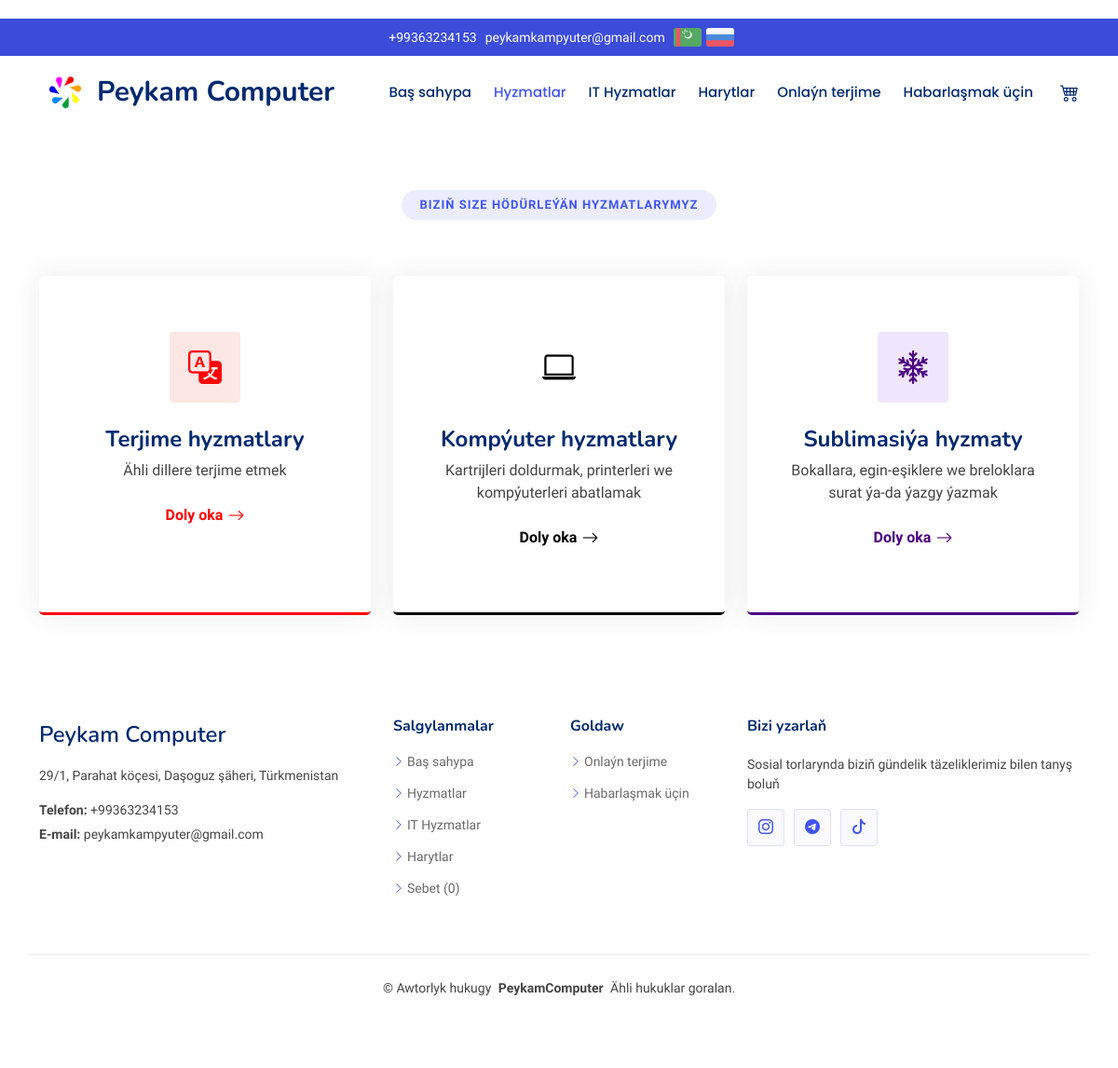
The page /tm/services/ on the database its author committed.
### main/models.py (models this page shows, shortened)
class Info(models.Model):
    logo_name = models.CharField(max_length = 500, blank=True)
    title_name = models.CharField(max_length = 500, blank=True)
    title_name_russian = models.CharField(max_length = 500, blank=True)
    email_1 = models.CharField(max_length = 500, blank=True)
    email_2 = models.CharField(max_length = 500, blank=True)
    phone_1 = models.CharField(max_length = 500, blank=True)
    phone_2 = models.CharField(max_length = 500, blank=True)
    address_1 = models.CharField(max_length = 500, blank=True)
    address_1_russian = models.CharField(max_length = 500, blank=True)
    address_2 = models.CharField(max_length = 500, blank=True)
    address_2_russian = models.CharField(max_length = 500, blank=True)
    work_hours = models.CharField(max_length = 500, blank=True)
    instagram_link = models.CharField(max_length = 500, blank=True)
    tiktok_link = models.CharField(max_length = 500, blank=True)
    telegram_link = models.CharField(max_length = 500, blank=True)
    class Meta:
        verbose_name = "Site info"
        verbose_name_plural = "Site info"

class Service(models.Model):
    icon = models.CharField(max_length = 100, blank=True)
    color = models.CharField(max_length = 100, blank=True)
    title = models.CharField(max_length = 250, blank=True)
    short_description = models.TextField(blank=True)
    full_description = models.TextField(blank=True)
    title_russian = models.CharField(max_length = 250, blank=True)
    short_description_russian = models.TextField(blank=True)
    full_description_russian = models.TextField(blank=True)
    image = models.ImageField(upload_to='images', blank=True)
    image_russian = models.ImageField(upload_to='images', blank=True)

### main/views.py (the view)
# urls.py: path('tm/services/', views.services, name="services"),
def services(request):
    page = "services"
    language = "turkmen"
    services = Service.objects.all()
    context = {
        'page': page,
        'language': language,
        'services': services,
    }
    context['title_name'] = "Peykam | Hyzmatlar"
    return render(request, 'turkmen/services.html', context)

### main/templatetags/custom_filters.py (called while the page is built)
@register.filter
def to_rgb(value):
    value = tuple(webcolors.name_to_rgb(value)) + (0.1,)
    return value

### templates/turkmen/services.html (shortened to what this page needs)
{% extends 'turkmen/base.html' %}
{% load static %}
{% block content %}
<section id="services" class="services section">
  <br><br><br><br><br><br>
  <div class="container section-title" data-aos="fade-up">
    <h2>Biziň size hödürleýän hyzmatlarymyz</h2>
  </div>
  <div class="container">
    <div class="row gy-4">
      {% for service in services %}
      <div class="col-lg-4 col-md-6" data-aos="fade-up" data-aos-delay="100">
        <div class="service-item item-{{service.color}} position-relative">
          <i class="bi bi-{{service.icon}} icon"></i>
          <h3>{{service.title}}</h3>
          <p>{{service.short_description}}</p>
          <a href="{% url 'service' service.id %}" class="read-more stretched-link"><span>Doly oka</span> <i class="bi bi-arrow-right"></i></a>
        </div>
      </div>
      {% endfor %}
    </div>
  </div>
</section>
  {% endblock %}

### templates/turkmen/navigation.html (shortened to what this page needs)
{% load static %}
  <header id="header" class="header fixed-top">
    <div class="topbar d-flex align-items-center">
      <div class="container d-flex justify-content-center align-items-center">
        <div class="contact-info d-flex align-items-center">
          <i class="d-flex align-items-center"><a href="tel:{{phone_1}}">{{phone_1}}</a></i>
          <i class="d-flex align-items-center ms-1"><a href="mailto:{{email_1}}">{{email_1}}</a></i>
          <i class="d-flex align-items-center ms-1"><a href="{{turkmen_url}}"><img src="{% static 'assets/img/tm.png' %}" alt=""></a></i>
          <i class="d-flex align-items-center ms-0"><a href="{{russian_url}}"><img src="{% static 'assets/img/ru.png' %}" alt=""></a></i>
        </div>
        </div>
      </div>
    <div class="branding d-flex align-items-cente">
      <div class="container position-relative d-flex align-items-center justify-content-between">
        <a href="{% url 'index' %}" class="logo d-flex align-items-center me-auto">
          <img src="{% static 'assets/img/logo.png' %}" alt="">
          <h1 class="sitename">{{logo_name}}</h1>
        </a>
        <nav id="navmenu" class="navmenu">
          <ul>
            {% if page == 'services' %}
            <li><a href="{% url 'index' %}">Baş sahypa<br></a></li>
            <li><a href="{% url 'services' %}" class="active">Hyzmatlar</a></li>
            <li><a href="{% url 'it_services' %}">IT Hyzmatlar</a></li>
            <li><a href="{% url 'products' %}">Harytlar</a></li>
            <li><a href="{% url 'translation_page' %}">Onlaýn terjime</a></li>
            <li><a href="{% url 'contact' %}">Habarlaşmak üçin</a></li>
            {% endif %}
            {% if cart_items_length == 0 %}
            <li><a href="{% url 'view_cart' %}"><i class="bi bi-cart4" style="font-size: 20px;"></i></a></li>
            {% else %}
            <li><a href="{% url 'view_cart' %}">({{cart_items_length}})<i class="bi bi-cart4" style="font-size: 20px;"></i></a></li>
            {% endif %}
          </ul>
        </nav>
      </div>
    </div>
  </header>

### templates/turkmen/footer.html
{% load static %}
  <footer id="footer" class="footer">
    <div class="container footer-top">
      <div class="row gy-4">
        <div class="col-lg-4 col-md-6 footer-about">
          <a href="{% url 'index' %}" class="d-flex align-items-center">
            <span class="sitename">{{logo_name}}</span>
          </a>
          <div class="footer-contact pt-3">
            <p>{{address_1}}</p>
            <p class="mt-3"><strong>Telefon:</strong> <span>{{phone_1}}</span></p>
            <p><strong>E-mail:</strong> <span>{{email_1}}</span></p>
          </div>
        </div>
        <div class="col-lg-2 col-md-3 footer-links">
          <h4>Salgylanmalar</h4>
          <ul>
            <li><i class="bi bi-chevron-right"></i> <a href="{% url 'index' %}">Baş sahypa</a></li>
            <li><i class="bi bi-chevron-right"></i> <a href="{% url 'services' %}">Hyzmatlar</a></li>
            <li><i class="bi bi-chevron-right"></i> <a href="{% url 'it_services' %}">IT Hyzmatlar</a></li>
            <li><i class="bi bi-chevron-right"></i> <a href="{% url 'products' %}">Harytlar</a></li>
            <li><i class="bi bi-chevron-right"></i> <a href="{% url 'view_cart_russian' %}">Sebet ({{cart_items_length}})</a></li>
          </ul>
        </div>
        <div class="col-lg-2 col-md-3 footer-links">
          <h4>Goldaw</h4>
           <ul>
            <li><i class="bi bi-chevron-right"></i> <a href="{% url 'translation_page' %}">Onlaýn terjime</a></li>
            <li><i class="bi bi-chevron-right"></i> <a href="{% url 'contact' %}">Habarlaşmak üçin</a></li>
          </ul>
        </div>
        <div class="col-lg-4 col-md-12">
          <h4>Bizi yzarlaň</h4>
          <p>Sosial torlarynda biziň gündelik täzeliklerimiz bilen tanyş boluň</p>
          <div class="social-links d-flex">
            <a href="https://www.instagram.com/{{instagram_link}}"><i class="bi bi-instagram"></i></a>
            <a href="https://telegram.org/"><i class="bi bi-telegram"></i></a>
            <a href="https://www.tiktok.com/"><i class="bi bi-tiktok"></i></a>
          </div>
        </div>
      </div>
    </div>
    <div class="container copyright text-center mt-4">
      <p>© <span>Awtorlyk hukugy</span> <strong class="px-1 sitename">PeykamComputer</strong> <span>Ähli hukuklar goralan.</span></p>
    </div>
  </footer>

### rows shown on the page
Info: phone_1 "+99363234153", email_1 "peykamkampyuter@gmail.com", logo_name "Peykam Computer", address_1 "29/1, Parahat köçesi, Daşoguz şäheri, Türkmenistan"
Service: title "Terjime hyzmatlary", short_description "Ähli dillere terjime etmek"
Service: title "Kompýuter hyzmatlary", short_description "Kartrijleri doldurmak, printerleri we kompýuterleri abatlamak"
Service: title "Sublimasiýa hyzmaty", short_description "Bokallara, egin-eşiklere we breloklara surat ýa-da ýazgy ýazmak"

### other values the page prints
{{ cart_items_length }} "0"
